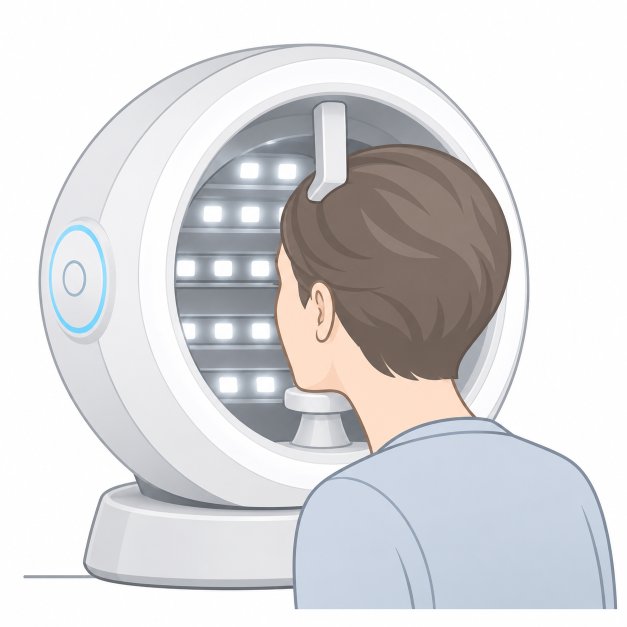
#> input picture figures/inputs/figure1/assets/acquisition_device.png, 1254 x 1254 px (shown at 1/2 size)
$ python study_workflow.py
#> lines starting #> are read from the running program, lines starting #| are printed output that depends on the picture
"""Build the README workflow using only the public study illustrations."""
from pathlib import Path
from xml.etree import ElementTree

import matplotlib
matplotlib.use("Agg")
import matplotlib.pyplot as plt
from matplotlib.patches import FancyBboxPatch, Rectangle
from PIL import Image

from siiba_figures.style import FONT, REGION_COLORS, REGION_NAMES, REGION_ORDER


FIGURES = Path(__file__).resolve().parent
ILLUSTRATIONS = FIGURES / "inputs" / "figure1"
OUTPUT = FIGURES.parent / "assets" / "study-workflow.png"
INK, ACCENT, RULE = "#192B3D", "#285783", "#BECBD5"


def build():
    width, height = 1000, 555
    plt.rcParams.update({"font.family": "sans-serif", "font.sans-serif": [FONT, "DejaVu Sans"]})
    fig = plt.figure(figsize=(width / 100, height / 100), facecolor="white")
    ax = fig.add_axes([0, 0, 1, 1], xlim=(0, width), ylim=(height, 0), aspect="equal")
    ax.axis("off")

    def label(x, y, value, size=11, **options):
        ax.text(x, y, value, fontsize=size, color=options.pop("color", INK),
                va="center", **options)

    def segment(xs, ys, color=RULE, **options):
        ax.plot(xs, ys, color=color, linewidth=options.pop("lw", 1.2), **options)

    def arrow(start, finish, color=RULE):
        ax.annotate("", xy=finish, xytext=start, arrowprops={
            "arrowstyle": "-|>", "color": color, "lw": 1.1,
            "mutation_scale": 9, "shrinkA": 0, "shrinkB": 0})

    def heading(x, y, number, title):
        label(x, y, str(number), 16, color=ACCENT, weight="bold")
        label(x + 28, y, title, 16, weight="bold")

    def illustration(image, x, y, w, h):
        ax.imshow(image, extent=(x, x + w, y + h, y), interpolation="lanczos")

    with Image.open(ILLUSTRATIONS / "assets" / "acquisition_device.png") as device:
#> device is the input picture: PIL image 1254x1254 RGB; mean R, G, B 217.4, 216.9, 218.7
        illustration(device, 16, 8, 123, 123)
    label(160, 30, "Four modalities in one acquisition", 18, weight="bold")
    modalities = [
        (160, "RGB", "White light"), (362, "UV", "UV-excited fluorescence"),
        (565, "PLH", "Parallel-polarized light"), (775, "PLV", "Cross-polarized light"),
    ]
    for x, key, name in modalities:
        label(x, 76, key, 15, color=ACCENT, weight="bold")
        label(x, 103, name, 11)

    segment([500, 500], [123, 143])
    segment([250, 750], [143, 143])
    for x in [250, 750]:
        arrow((x, 143), (x, 161))
    segment([500, 500], [176, 535], color="#DFE5EB", lw=.8)

    heading(27, 190, 1, "Regional mutual information")
    label(27, 220, "Compare RGB with each target in four facial regions.")
    source_centres = {"P": 491, "D": 790, "O": 1091, "F": 195}
    with Image.open(ILLUSTRATIONS / "assets" / "signal_domains.png") as regions:
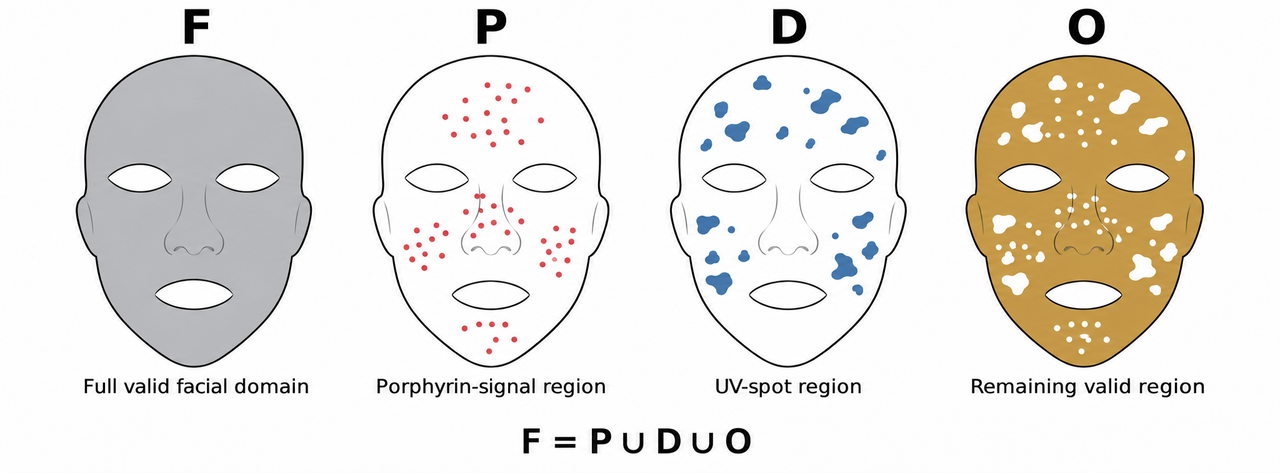
#> input picture figures/inputs/figure1/assets/signal_domains.png, 1280 x 473 px
#> regions is the input picture: PIL image 1280x473 RGB; mean R, G, B 234.9, 231.7, 226.3
        for centre, key in zip([78, 190, 303, 415], REGION_ORDER):
            cx = source_centres[key]
            tile = regions.crop((cx - 150, 0, cx + 150, 375))
            illustration(tile, centre - 36, 240, 72, 90)
            label(centre, 349, REGION_NAMES[key], 11, ha="center",
                  color=REGION_COLORS[key], weight="bold")
#> this loop made 4 passes
#> pass 1, in build, `tile = regions.crop((cx - 150, 0, cx + 150, 375))`:
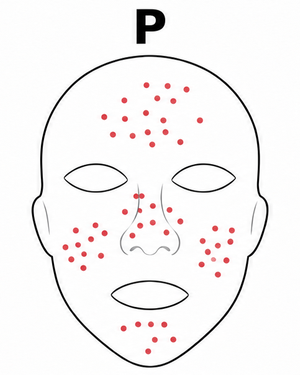
#> tile: PIL image 300x375 RGB; mean R, G, B 246.2, 244.1, 244.2
#> pass 2, in build, `tile = regions.crop((cx - 150, 0, cx + 150, 375))`:
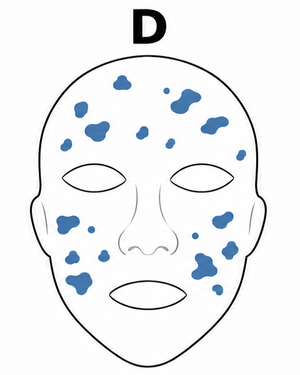
#> tile: PIL image 300x375 RGB; mean R, G, B 239.7, 241.5, 243.3
#> pass 3, in build, `tile = regions.crop((cx - 150, 0, cx + 150, 375))`:
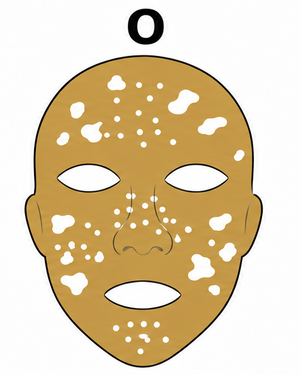
#> tile: PIL image 300x375 RGB; mean R, G, B 223.9, 206.4, 173.7
#> after the loop:
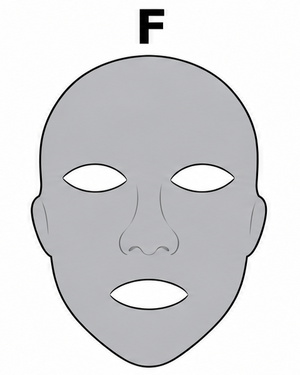
#> tile: PIL image 300x375 RGB; mean R, G, B 216.6, 216.9, 218.5

    heading(528, 190, 3, "Reconstruction from RGB")
    label(528, 220, "Compare each prediction with its measured target.")
    label(536, 285, "RGB", 14, color=ACCENT, weight="bold")
    arrow((582, 285), (615, 285), ACCENT)
    ax.add_patch(FancyBboxPatch((619, 248), 190, 71, boxstyle="round,pad=0,rounding_size=8",
                                edgecolor=ACCENT, linewidth=1, facecolor="#EFF5FA"))
    label(714, 270, "5 models", 13, ha="center", weight="bold")
    label(714, 297, "U-Nets · Swin · LDM", 10.5, ha="center")
    segment([810, 846], [285, 285], color=ACCENT)
    segment([846, 846], [257, 313], color=ACCENT)
    for y, target in zip([257, 285, 313], ["UV", "PLH", "PLV"]):
        arrow((846, y), (876, y), ACCENT)
        label(887, y, target, 13, weight="bold")
    label(528, 349, "UV objects are assessed for count, area and location.", 10.7)

    for x in [250, 750]:
        arrow((x, 365), (x, 388))
    heading(27, 409, 2, "Skin-tone strata")
    label(27, 440, "Repeat the regional comparison within each ITA stratum.")
#> (the run stopped early here; a loop or call above may not have finished)
